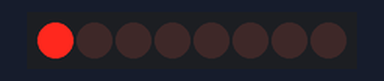
Bench run of a sketch on a simulated Arduino Uno, built with avr-gcc and run on an emulated ATmega328P. Shown: 8 shift-register outputs drawn as a row of LEDs (first output left, lit = HIGH). Wiring (inferred from the names in the program): shift register (74HC595): data pin 14; shift clock pin 16; latch pin 15. Wiring (inferred from the signals the program sends): row of LEDs: on Q0, Q1, Q2, Q3, Q4, Q5, Q6, Q7.

Above: at 0.45 s.
At 2.55 s:
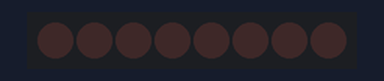
Timing chart, 0 to 3.3 s (numbered marks = the images above):
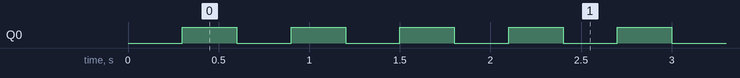

Measured:
- by itself, Q0: alternates HIGH for 0.30 s and LOW for 0.30 s

The sketch:

Notes_Test.ino
```cpp
byte SER = 14; //data
byte LATCH = 15; //RCLK
byte CLOCK = 16; //SRCLK
void setup(){
pinMode(SER, OUTPUT);
pinMode(CLOCK, OUTPUT);
pinMode(LATCH, OUTPUT);
digitalWrite(SER, 0);
digitalWrite(CLOCK, 0);
digitalWrite(LATCH, 0);
delay(300);
}
void loop(){
//first bit
shiftOut(SER, CLOCK, MSBFIRST, 1); //shiftOut(dataPin, clockPin, bitOrder, value)
digitalWrite(LATCH, 1);
delay(300);
//set the latch low
digitalWrite(LATCH, 0);
//first bit
shiftOut(SER, CLOCK, MSBFIRST, 0);
digitalWrite(LATCH, 1);
delay(300);
//
// //set the latch low
digitalWrite(LATCH, 0);
}
```
